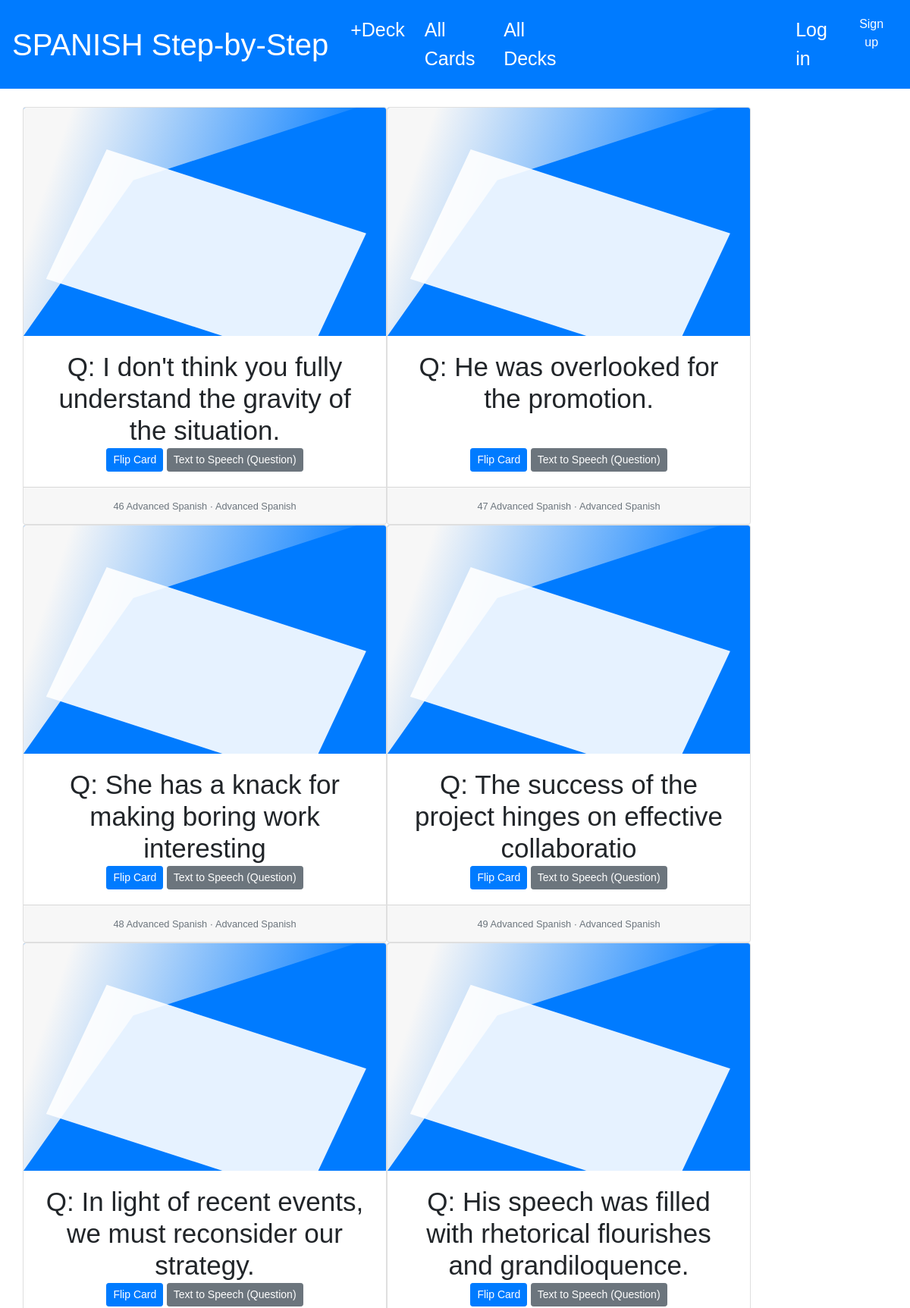
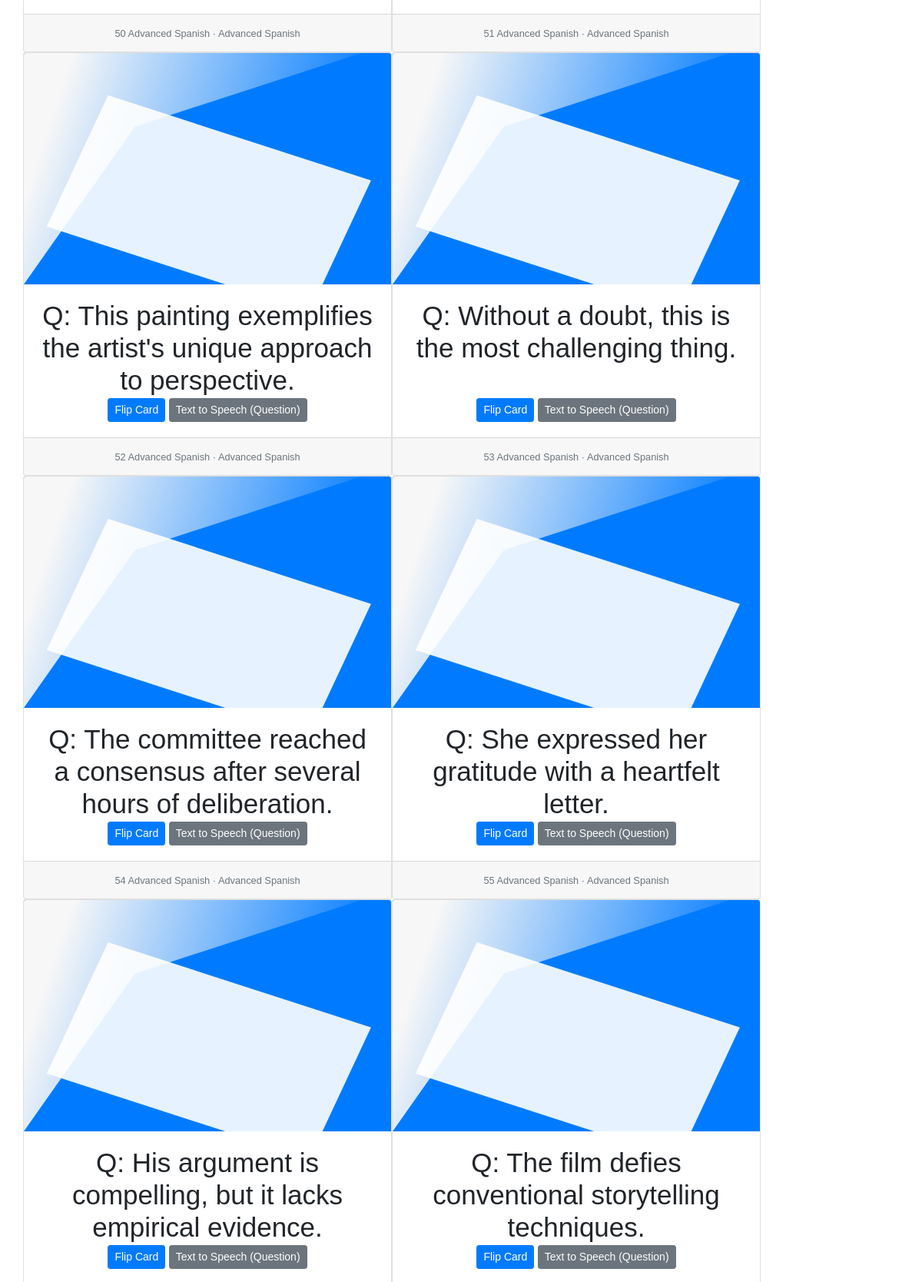
/deck/practice/24/ (upper part), run on the app's committed database (2 pictures, top to bottom).
### cardDesigner/models.py (models this page shows, shortened)
class Card(models.Model):
    question = models.CharField(max_length=200)
    answer = models.CharField(max_length=200)
    deck = models.ForeignKey(Deck, on_delete=models.CASCADE)
    question_audio = models.CharField(max_length=255, blank=True, null=True)
    answer_audio = models.CharField(max_length=255, blank=True, null=True)

class Deck(models.Model):
    title = models.CharField(max_length=200)
    subject = models.CharField(max_length=200)
    description = models.TextField(max_length=500, blank=True)
    creator = models.ForeignKey(User, on_delete=models.CASCADE, related_name="creator")

### cardDesigner/views.py (the view)
# urls.py: path('deck/practice/<int:deck_id>/', views.practice_deck, name='practice_deck'),
def practice_deck(request, deck_id):
    deck = get_object_or_404(Deck, pk=deck_id)
    c_list = Card.objects.filter(deck=deck)
    context = {
        'list_of_cards': c_list,
        'deck': deck,
        'audio_enabled': request.GET.get('audio_enabled', False)
    }
    return render(request, 'practice_deck.html', context)

### cardDesigner/templates/practice_deck.html (shortened to what this page needs)
{% extends "base.html" %}
{% load static %}
{% block content %}
<div class="container">
    <div class="row">
        {% for card in list_of_cards %}
        <div class="practice_card" id="card-{{ card.id }}">
            <div class="card text-center" style="width: 30rem;">
                <img src="{% static 'images/FlashCardImage.svg' %}" class="card-img-top" alt="...">
                <div class="card-body">
                    <div class="card-front">
                        <h4 class="card-title-question">Q: {{ card.question }}</h4>
                        <button class="btn btn-primary btn-sm" onclick="flipCard('{{ card.id }}')">Flip Card</button>
                        <button class="btn btn-secondary btn-sm tts-button" data-card-id="{{ card.id }}"
                            data-question-audio="{{ card.question_audio.url }}">Text to Speech (Question)</button>
                    </div>
                </div>
                <div class="card-footer">
                    <small class="text-muted">{{ card.id }} {{ card.deck.title }} · {{ card.deck.subject }}</small>
                </div>
            </div>
        </div>
        {% endfor %}
    </div>
</div>
{% endblock %}

### static/css/rehearse.css (style rules this page uses)
.card-title-question { font-size:35px; height: 120px; }
body { font-family: Tahoma, sans-serif, sans-serif; }

### data on the page
Card: question "I don't think you fully understand the gravity of the situation.", id "46", deck "Advanced Spanish", deck.subject "Advanced Spanish"
Card: question "He was overlooked for the promotion.", id "47", deck "Advanced Spanish", deck.subject "Advanced Spanish"
Card: question "She has a knack for making boring work interesting", id "48", deck "Advanced Spanish", deck.subject "Advanced Spanish"
Card: question "The success of the project hinges on effective collaboratio", id "49", deck "Advanced Spanish", deck.subject "Advanced Spanish"
Card: question "In light of recent events, we must reconsider our strategy.", id "50", deck "Advanced Spanish", deck.subject "Advanced Spanish"
Card: question "His speech was filled with rhetorical flourishes and grandiloquence.", id "51", deck "Advanced Spanish", deck.subject "Advanced Spanish"
Card: question "This painting exemplifies the artist's unique approach to perspective.", id "52", deck "Advanced Spanish", deck.subject "Advanced Spanish"
Card: question "Without a doubt, this is the most challenging thing.", id "53", deck "Advanced Spanish", deck.subject "Advanced Spanish"
Card: question "The committee reached a consensus after several hours of deliberation.", id "54", deck "Advanced Spanish", deck.subject "Advanced Spanish"
Card: question "She expressed her gratitude with a heartfelt letter.", id "55", deck "Advanced Spanish", deck.subject "Advanced Spanish"
Card: question "His argument is compelling, but it lacks empirical evidence."
Card: question "The film defies conventional storytelling techniques."
